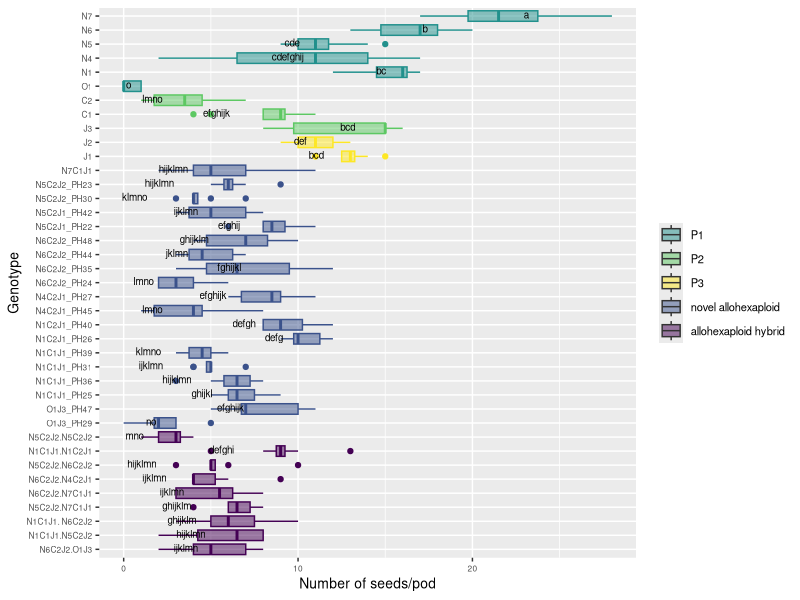

Recreate this plot in R.
# Comparison 2XY: Novel allohexaploids

#load packages 
install.packages("multcompView")
install.packages("viridis")
library(viridis)

library(tidyverse)
library(dplyr)
library(ggplot2)
library(ggpubr)
library(datasets)
library(multcompView)


# vollständige Rohdatentabelle laden ######
getwd()
DATA <- read_csv("EPPN raw data complete 220419.csv")
View(DATA)


#drop first column
DATA = DATA[,2:37]
View(DATA)

#Comparison 2XY	einschließlich JO allohexaploids
# Aim: to determine if the NCJ allohexaploids have more similarity to each other than to their parent genotypes 

#### subsetting #####
#IMPORTANT: N5C2J2.N5C2J1_PH43 has only one parent genotype: N5C2J2 (PH30 and PH23), 
# N5C2J1_PH42 wieder drin

comp_2XY4 <- DATA[DATA$Genotype %in% c("N5", "N6", "N1", "N4", "N7","C1", "C2", "J1", "J2", 
                                      "O1", "J3",
                                      
                                      "N6C2J2_PH24", "N6C2J2_PH35", "N6C2J2_PH44", "N6C2J2_PH48", 
                                     "N5C2J1_PH22", "N5C2J1_PH42", "N5C2J2_PH30", "N5C2J2_PH23", "N1C1J1_PH25", "N1C1J1_PH36", 
                                     "N1C1J1_PH31", "N1C1J1_PH39", "N1C2J1_PH26", "N1C2J1_PH40", "N4C2J1_PH45",
                                     "N4C2J1_PH27", "N7C1J1",
                                     "O1J3_PH29", "O1J3_PH47",	
                                     
                                     "N1C1J1.N5C2J2", "N6C2J2.N7C1J1", "N5C2J2.N7C1J1", "N1C1J1. N6C2J2",
                                     "N5C2J2.N6C2J2","N1C1J1.N1C2J1", "N5C2J2.N5C2J2", "N6C2J2.N4C2J1", "N6C2J2.O1J3"), ]
head(comp_2XY4)
View(comp_2XY4)

#create column giving generation###############################################
#N5C2J1_PH42 wieder drin ######################################################## 
comp_2XY4 <- comp_2XY4 %>%
  mutate(Line = case_when(
  Genotype == "O1" ~ "P1",
  Genotype == "J3" ~ "P2",
  Genotype == "N1" ~ "P1",
  Genotype == "N4" ~ "P1",
  Genotype == "N5" ~ "P1",
  Genotype == "N6" ~ "P1",
  Genotype == "N7" ~ "P1",
  Genotype == "C1" ~ "P2",
  Genotype == "C2" ~ "P2",
  Genotype == "J1" ~ "P3",
  Genotype == "J2" ~ "P3",
  Genotype == "O1J3_PH29" ~ "novel allohexaploid",
  Genotype == "O1J3_PH47" ~ "novel allohexaploid",
  Genotype == "N5C2J1_PH22" ~ "novel allohexaploid",
  Genotype == "N5C2J1_PH42" ~ "novel allohexaploid",
  Genotype == "N5C2J2_PH23" ~ "novel allohexaploid",
  Genotype == "N6C2J2_PH24" ~ "novel allohexaploid",
  Genotype == "N1C1J1_PH25" ~ "novel allohexaploid",
  Genotype == "N1C2J1_PH26" ~ "novel allohexaploid",
  Genotype == "N4C2J1_PH27" ~ "novel allohexaploid",
  Genotype == "N5C2J2_PH30" ~ "novel allohexaploid",
  Genotype == "N1C1J1_PH31" ~ "novel allohexaploid",
  Genotype == "N6C2J2_PH35" ~ "novel allohexaploid",
  Genotype == "N1C1J1_PH36" ~ "novel allohexaploid",
  Genotype == "N1C1J1_PH39" ~ "novel allohexaploid",
  Genotype == "N1C2J1_PH40" ~ "novel allohexaploid",
  Genotype == "N6C2J2_PH44" ~ "novel allohexaploid",
  Genotype == "N4C2J1_PH45" ~ "novel allohexaploid",
  Genotype == "N6C2J2_PH48" ~ "novel allohexaploid",
  Genotype == "N7C1J1" ~ "novel allohexaploid",
  Genotype == "N1C1J1.N5C2J2" ~ "allohexaploid hybrid",
  Genotype == "N1C1J1.N1C2J1" ~ "allohexaploid hybrid",
  Genotype == "N5C2J2.N7C1J1" ~ "allohexaploid hybrid",
  Genotype == "N5C2J2.N5C2J2" ~ "allohexaploid hybrid",
  Genotype == "N1C1J1. N6C2J2" ~ "allohexaploid hybrid",
  Genotype == "N5C2J2.N6C2J2" ~ "allohexaploid hybrid",
  Genotype == "N6C2J2.O1J3" ~ "allohexaploid hybrid",
  Genotype == "N6C2J2.N4C2J1" ~ "allohexaploid hybrid",
  Genotype == "N6C2J2.N7C1J1" ~ "allohexaploid hybrid"))
view(comp_2XY4)

# ANOVA, Tukey & Boxplot with CLD according to Rosane Rech##########################################################
# loading the appropriate libraries
library(datasets)

#remove previous objects
rm(anova)
rm(tukey)
rm(cld)
rm(Tk)

# analysis of variance
anova <- aov(seeds_per_pod ~ Genotype, data = comp_2XY4)
summary(anova)

# Tukey's test
tukey <- TukeyHSD(anova)
print(tukey)

# compact letter display
cld <- multcompLetters4(anova, tukey)
print(cld)

# table with factors and 3rd quantile
Tk <- group_by(comp_2XY4, Genotype) %>%
  summarise(mean = round(mean(seeds_per_pod, na.rm = TRUE), digits = 1), quant = round(quantile(seeds_per_pod, probs = 0.75, na.rm = TRUE), digits = 1)) %>%
  arrange(desc(mean)) #WICHTIG: arrange(desc(mean)) muss hier rein!!!

# extracting the compact letter display and adding to the Tk table
cld <- as.data.frame.list(cld$Genotype)
Tk$cld <- cld$Letters
print(Tk) # print dient der Überprüfung: Mittelwerte und Letter code 
# in der gleichen Reihenfolge angeordnet?


#create column giving generation###############################################
#N5C2J1_PH42 wieder drin ########################################################
ANOVA_Tukey_2XY4 <- Tk %>%
  mutate(Line = case_when(
    Genotype == "O1" ~ "P1",
    Genotype == "J3" ~ "P2",
    Genotype == "N1" ~ "P1",
    Genotype == "N4" ~ "P1",
    Genotype == "N5" ~ "P1",
    Genotype == "N6" ~ "P1",
    Genotype == "N7" ~ "P1",
    Genotype == "C1" ~ "P2",
    Genotype == "C2" ~ "P2",
    Genotype == "J1" ~ "P3",
    Genotype == "J2" ~ "P3",
    Genotype == "O1J3_PH29" ~ "novel allohexaploid",
    Genotype == "O1J3_PH47" ~ "novel allohexaploid",
    Genotype == "N5C2J1_PH22" ~ "novel allohexaploid",
    Genotype == "N5C2J1_PH42" ~ "novel allohexaploid",
    Genotype == "N5C2J2_PH23" ~ "novel allohexaploid",
    Genotype == "N6C2J2_PH24" ~ "novel allohexaploid",
    Genotype == "N1C1J1_PH25" ~ "novel allohexaploid",
    Genotype == "N1C2J1_PH26" ~ "novel allohexaploid",
    Genotype == "N4C2J1_PH27" ~ "novel allohexaploid",
    Genotype == "N5C2J2_PH30" ~ "novel allohexaploid",
    Genotype == "N1C1J1_PH31" ~ "novel allohexaploid",
    Genotype == "N6C2J2_PH35" ~ "novel allohexaploid",
    Genotype == "N1C1J1_PH36" ~ "novel allohexaploid",
    Genotype == "N1C1J1_PH39" ~ "novel allohexaploid",
    Genotype == "N1C2J1_PH40" ~ "novel allohexaploid",
    Genotype == "N6C2J2_PH44" ~ "novel allohexaploid",
    Genotype == "N4C2J1_PH45" ~ "novel allohexaploid",
    Genotype == "N6C2J2_PH48" ~ "novel allohexaploid",
    Genotype == "N7C1J1" ~ "novel allohexaploid",
    Genotype == "N1C1J1.N5C2J2" ~ "allohexaploid hybrid",
    Genotype == "N1C1J1.N1C2J1" ~ "allohexaploid hybrid",
    Genotype == "N5C2J2.N7C1J1" ~ "allohexaploid hybrid",
    Genotype == "N5C2J2.N5C2J2" ~ "allohexaploid hybrid",
    Genotype == "N1C1J1. N6C2J2" ~ "allohexaploid hybrid",
    Genotype == "N5C2J2.N6C2J2" ~ "allohexaploid hybrid",
    Genotype == "N6C2J2.O1J3" ~ "allohexaploid hybrid",
    Genotype == "N6C2J2.N4C2J1" ~ "allohexaploid hybrid",
    Genotype == "N6C2J2.N7C1J1" ~ "allohexaploid hybrid"))

view(ANOVA_Tukey_2XY4)

# Reorder factor levels in comp_2XY4
#N5C2J1_PH42 removed!!!##
comp_2XY4ord <- comp_2XY4                             
comp_2XY4ord$Genotype <- factor(comp_2XY4ord$Genotype,     
                                levels = c("N6C2J2.O1J3", "N1C1J1.N5C2J2", "N1C1J1. N6C2J2", 
                                           "N5C2J2.N7C1J1", "N6C2J2.N7C1J1", "N6C2J2.N4C2J1",
                                           "N5C2J2.N6C2J2", "N1C1J1.N1C2J1","N5C2J2.N5C2J2",
                                           
                                           "O1J3_PH29", "O1J3_PH47",
                                           "N1C1J1_PH25", "N1C1J1_PH36","N1C1J1_PH31", "N1C1J1_PH39", 
                                           "N1C2J1_PH26", "N1C2J1_PH40", 
                                           "N4C2J1_PH45","N4C2J1_PH27",
                                           "N6C2J2_PH24", "N6C2J2_PH35", "N6C2J2_PH44", "N6C2J2_PH48", 
                                           "N5C2J1_PH22", "N5C2J1_PH42",
                                           "N5C2J2_PH30", "N5C2J2_PH23", 
                                           "N7C1J1",
                                           
                                           "J1", "J2", "J3", "C1", "C2", "O1", "N1", "N4", "N5", "N6", "N7"))

ANOVA_Tukey_2XY4ord <- ANOVA_Tukey_2XY4
ANOVA_Tukey_2XY4ord$Genotype <- factor(ANOVA_Tukey_2XY4ord$Genotype,     
                                  levels = c("N6C2J2.O1J3", "N1C1J1.N5C2J2", "N1C1J1. N6C2J2", 
                                             "N5C2J2.N7C1J1", "N6C2J2.N7C1J1", "N6C2J2.N4C2J1",
                                             "N5C2J2.N6C2J2", "N1C1J1.N1C2J1","N5C2J2.N5C2J2",
                                             
                                             "O1J3_PH29", "O1J3_PH47",
                                             "N1C1J1_PH25", "N1C1J1_PH36","N1C1J1_PH31", "N1C1J1_PH39", 
                                             "N1C2J1_PH26", "N1C2J1_PH40", 
                                             "N4C2J1_PH45","N4C2J1_PH27",
                                             "N6C2J2_PH24", "N6C2J2_PH35", "N6C2J2_PH44", "N6C2J2_PH48", 
                                             "N5C2J1_PH22", "N5C2J1_PH42",
                                             "N5C2J2_PH30", "N5C2J2_PH23", 
                                             "N7C1J1",
                                             
                                             "J1", "J2", "J3", "C1", "C2", "O1", "N1", "N4", "N5", "N6", "N7"))


#boxplot seeds_per_pod 2XY4
ggplot(comp_2XY4ord, aes(Genotype, seeds_per_pod, fill = Line, color = Line)) + 
  geom_boxplot() +
  labs(x="Genotype", y="Number of seeds/pod") +
  geom_text(data = ANOVA_Tukey_2XY4, aes(x = Genotype, y = quant, label = cld), color = "black", size = 2.5, vjust = 0.3, hjust = 3) +
  coord_flip() +
  theme(axis.title = element_text(size = 14),
        legend.text = element_text(size = 8),
        legend.title= element_blank(),
        axis.title.x = element_text(size = 10),
        axis.title.y = element_text(size = 10),
        axis.text.x = element_text(size = 6),
        axis.text.y = element_text(size = 6)) +
  scale_color_viridis(discrete = TRUE, option = "D", direction = 1, alpha = 1, guide = "none") +  #legend removed by guide = "none" 
  scale_fill_viridis(discrete = TRUE, option = "D", direction = 1, alpha = 0.5,
                     breaks=c("P1", "P2", "P3", "novel allohexaploid", "allohexaploid hybrid"),
                     labels=c("P1", "P2", "P3", "novel allohexaploid", "allohexaploid hybrid")) ##reorder legend labels!
